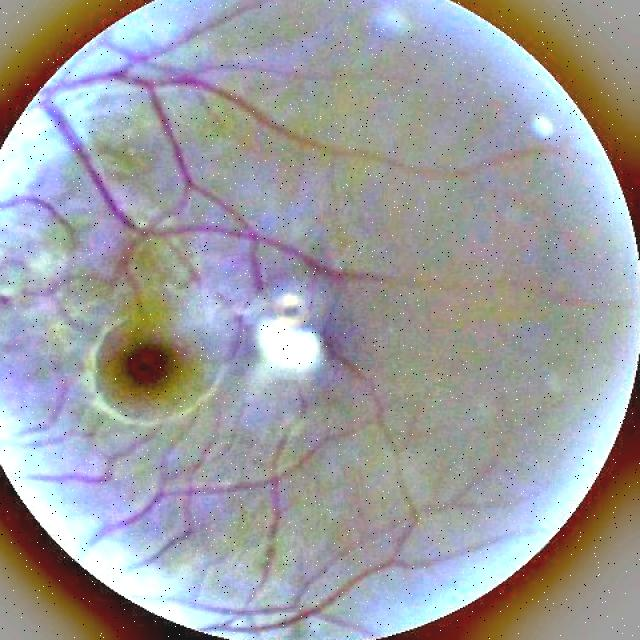
#> input picture data/dl-project-1.v2i.yolov12/train/images/141_right_jpeg.rf.1a1d3779342aadfd8a289c34bc73e7e0.jpg, 640 x 640 px
$ jupyter execute --allow-errors Final.ipynb   (shell and % lines are left out)
#> lines starting #> are read from the running program, lines starting #| are printed output that depends on the picture
<a href="https://colab.research.google.com/github/NeoRedcraft/dl-project-1/blob/main/jupyter_notebook/Final.ipynb" target="_parent"></a>

# Section 1: Introduction to the Problem

hello world

# Section 2: Dataset Description

[Provide a brief description of the dataset]

## Section 2.1 : Source of the dataset
[State the source of the dataset and how it was collected.]

[cell 1]
import os
import zipfile

# Clone the GitHub repository where the dataset is stored

# Define the path to the cloned repository
repo_path = 'dl-project-1' # This should match the directory name from cloning

# Define the path to the raw data directory within the repository
raw_data_path = os.path.join(repo_path, 'data/raw')

# List of zip files to extract
zip_files_to_extract = [
    'Age_Related_Macular_Degeneration.zip',
    'Hypertensive_Retinopathy.zip',
    'Normal_Fundus.zip',
    'Pathological_Myopia.zip'
]

# Define the directory where you want to extract the contents
extract_dir_base = os.path.join(repo_path, 'extracted_data') # Base directory for extraction

# Iterate through each zip file and extract it
for zip_file_name in zip_files_to_extract:
    zip_file_path = os.path.join(raw_data_path, zip_file_name)
    # Create a dedicated extraction directory for each zip file
    extract_dir = os.path.join(extract_dir_base, os.path.splitext(zip_file_name)[0])

    # Create the extraction directory if it doesn't exist
    os.makedirs(extract_dir, exist_ok=True)

    # Unzip the file
    try:
        with zipfile.ZipFile(zip_file_path, 'r') as zip_ref:
            zip_ref.extractall(extract_dir)
        print(f"Successfully extracted {zip_file_name} to: {extract_dir}")
    except FileNotFoundError:
        print(f"Error: Zip file not found at {zip_file_path}")
    except zipfile.BadZipFile:
        print(f"Error: Could not open or read the zip file at {zip_file_path}. It might be corrupted.")
    except Exception as e:
        print(f"An error occurred during extraction {zip_file_name}: {e}")

## Section 2.2: Dataset Structure
[Explain the dataset structure (number of images, labels, categories)]

[cell 2]
import os
import matplotlib.pyplot as plt

# Define the base directory where the zip files were extracted
extract_dir_base = 'dl-project-1/extracted_data' # This should match the extraction directory from the previous step

# List of the extracted directories (corresponding to the original zip files)
extracted_folders = [
    'Age_Related_Macular_Degeneration',
    'Hypertensive_Retinopathy',
    'Normal_Fundus',
    'Pathological_Myopia'
]

# Dictionary to store the count of files in each folder
folder_counts = {}

# Iterate through each extracted folder and count the files
for folder_name in extracted_folders:
    # Construct the path to the nested folder
    nested_folder_path = os.path.join(extract_dir_base, folder_name, folder_name) # Assuming the nested folder has the same name

    if os.path.exists(nested_folder_path):
        # Count files (excluding directories) in the nested folder
        file_count = len([f for f in os.listdir(nested_folder_path) if os.path.isfile(os.path.join(nested_folder_path, f))])
        folder_counts[folder_name] = file_count
        print(f"Count for '{folder_name}': {file_count}")
    else:
        print(f"Warning: Nested folder not found at {nested_folder_path}")
        folder_counts[folder_name] = 0 # Add with 0 count if folder not found


# Prepare data for the bar graph
labels = list(folder_counts.keys())
counts = list(folder_counts.values())

# Create a bar graph
plt.figure(figsize=(10, 7))
plt.bar(labels, counts, color=['blue', 'orange', 'red', 'green'])
plt.ylabel('Number of Images')
plt.title('Number of Images per Category')
plt.xticks(rotation=45, ha='right')
plt.tight_layout()
plt.show()
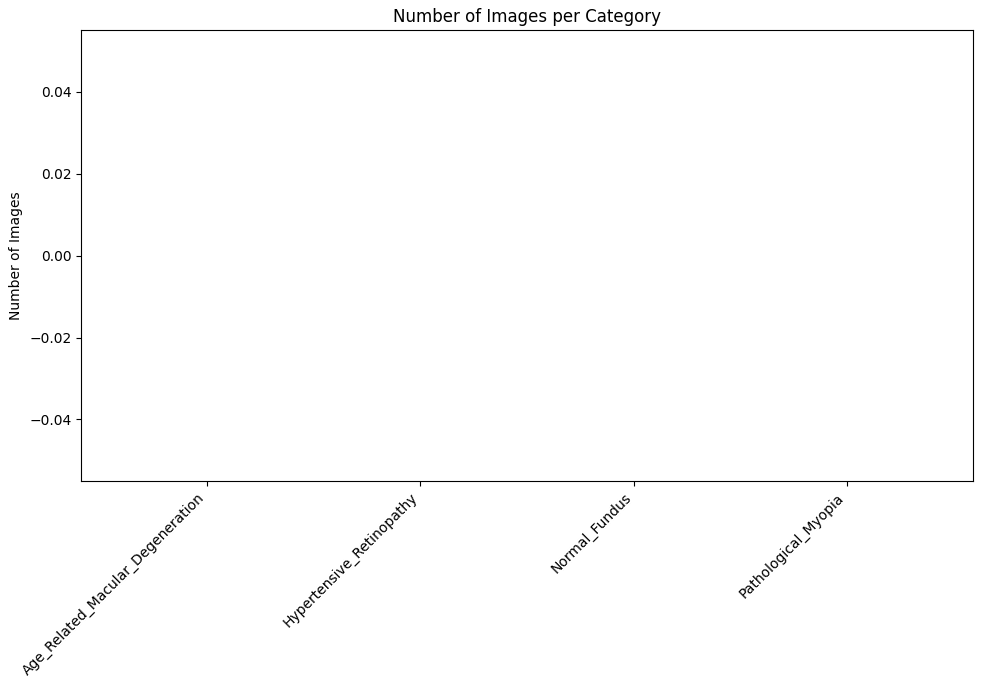
#> figure drawn by matplotlib, 1 panel

[cell 3]
# Prepare data for the pie chart
pie_labels = list(folder_counts.keys())
pie_sizes = list(folder_counts.values())

# Create a pie chart
plt.figure(figsize=(8, 8))
#> (the rest of this cell did not finish here and is left out)

[cell 4]
import os
from PIL import Image
import matplotlib.pyplot as plt
import numpy as np

# Initialize lists to store image attributes
resolutions = []
file_sizes = []

# Iterate through each extracted folder and collect attributes from images within the nested folder
for folder_name in extracted_folders:
    nested_folder_path = os.path.join(extract_dir_base, folder_name, folder_name) # Assuming the nested folder structure

    if os.path.exists(nested_folder_path):
        for filename in os.listdir(nested_folder_path):
            if filename.endswith(('.jpg', '.jpeg', '.png')):
                filepath = os.path.join(nested_folder_path, filename)

                # Get file size
                file_size_kb = os.path.getsize(filepath) / 1024  # in KB
                file_sizes.append(file_size_kb)

                try:
                    # Open image to get resolution
                    with Image.open(filepath) as img:
                        width, height = img.size
                        resolutions.append((width, height))
                except Exception as e:
                    print(f"Could not process image {filepath}: {e}")
    else:
        print(f"Warning: Nested folder not found for {folder_name} at {nested_folder_path}")


# Prepare data for histograms
widths = [res[0] for res in resolutions]
heights = [res[1] for res in resolutions]

# Create histograms
plt.figure(figsize=(15, 5))

# Histogram of Image Widths
plt.subplot(1, 3, 1)
plt.hist(widths, bins=50, color='skyblue', edgecolor='black')
plt.xlabel('Width (pixels)')
plt.ylabel('Frequency')
plt.title('Consistency of Image Widths')

# Histogram of Image Heights
plt.subplot(1, 3, 2)
plt.hist(heights, bins=50, color='lightgreen', edgecolor='black')
plt.xlabel('Height (pixels)')
plt.ylabel('Frequency')
plt.title('Consistency of Image Heights')

# Histogram of File Sizes
plt.subplot(1, 3, 3)
plt.hist(file_sizes, bins=50, color='salmon', edgecolor='black')
plt.xlabel('File Size (KB)')
plt.ylabel('Frequency')
plt.title('Consistency of File Sizes')

plt.tight_layout()
plt.show()
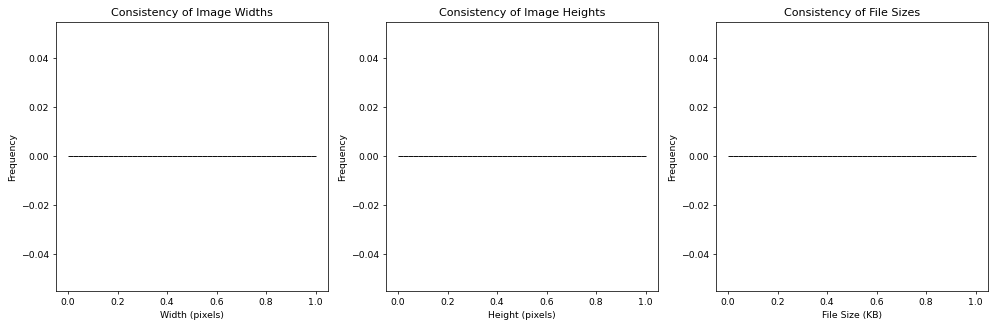
#> figure drawn by matplotlib, 3 panels

## Section 2.3: Preprocessing Steps
[Discuss any preprocessing steps applied (resizing, augmentation, annotation formats,
etc.)]

[cell 5]
import os
import matplotlib.pyplot as plt
from collections import defaultdict

# Change to the directory containing the dataset folders
%cd /content/dl-project-1/data/dl-project-1.v2i.yolov12

# Define the paths to the train, valid, and test image folders
train_images_path = 'train/images'
valid_images_path = 'valid/images'
test_images_path = 'test/images'

# Define the keywords to look for in image filenames for the other classes
amd_keyword = 'AMD'
hypertensive_keyword = 'Hypertensive-Retinopathy'
myopia_keyword = 'Pathological-Myopia'
normal_fundus_name = 'Normal Fundus'
other_class_keywords = [amd_keyword.lower(), hypertensive_keyword.lower(), myopia_keyword.lower()]

# Function to count images for the specific disease classes based on filename keywords
def count_disease_classes_by_filename(image_folder):
#> called with image_folder = 'train/images'
    class_counts = defaultdict(int)
    image_files = [f for f in os.listdir(image_folder) if f.endswith(('.jpg', '.jpeg', '.png'))]

    for image_filename in image_files:
        filename_lower = image_filename.lower()
        if amd_keyword.lower() in filename_lower:
            class_counts[amd_keyword] += 1
        elif hypertensive_keyword.lower() in filename_lower:
            class_counts[hypertensive_keyword] += 1
        elif myopia_keyword.lower() in filename_lower:
            class_counts[myopia_keyword] += 1

    return class_counts

# Function to count Normal Fundus images based on the absence of other class keywords in filename
def count_normal_fundus_by_filename(image_folder):
#> called with image_folder = 'train/images'
    normal_fundus_count = 0
    image_files = [f for f in os.listdir(image_folder) if f.endswith(('.jpg', '.jpeg', '.png'))]

    for image_filename in image_files:
        filename_lower = image_filename.lower()
        is_other_class = False
        for keyword in other_class_keywords:
            if keyword in filename_lower:
                is_other_class = True
                break
        if not is_other_class:
            normal_fundus_count += 1

    return normal_fundus_count


# Count classes in each split based on filenames
train_disease_counts = count_disease_classes_by_filename(train_images_path)
train_normal_fundus_count = count_normal_fundus_by_filename(train_images_path)

valid_disease_counts = count_disease_classes_by_filename(valid_images_path)
valid_normal_fundus_count = count_normal_fundus_by_filename(valid_images_path)

test_disease_counts = count_disease_classes_by_filename(test_images_path)
test_normal_fundus_count = count_normal_fundus_by_filename(test_images_path)


# Combine counts from all splits
total_class_counts = defaultdict(int)
all_class_names = [amd_keyword, hypertensive_keyword, myopia_keyword, normal_fundus_name]

# Sum disease counts
for class_name in [amd_keyword, hypertensive_keyword, myopia_keyword]:
    total_class_counts[class_name] = (
        train_disease_counts[class_name] +
        valid_disease_counts[class_name] +
        test_disease_counts[class_name]
    )

# Sum Normal Fundus counts
total_class_counts[normal_fundus_name] = (
    train_normal_fundus_count +
    valid_normal_fundus_count +
    test_normal_fundus_count
)


# Prepare data for the bar graph
labels = list(total_class_counts.keys())
counts = list(total_class_counts.values())

# Create a bar graph
plt.figure(figsize=(10, 7))
plt.bar(labels, counts, color=['blue', 'orange', 'green', 'red'])
plt.ylabel('Number of Instances')
plt.title('Number of Categories Across Dataset (Fig.1)')
plt.xticks(rotation=45, ha='right')
plt.tight_layout()
plt.show()
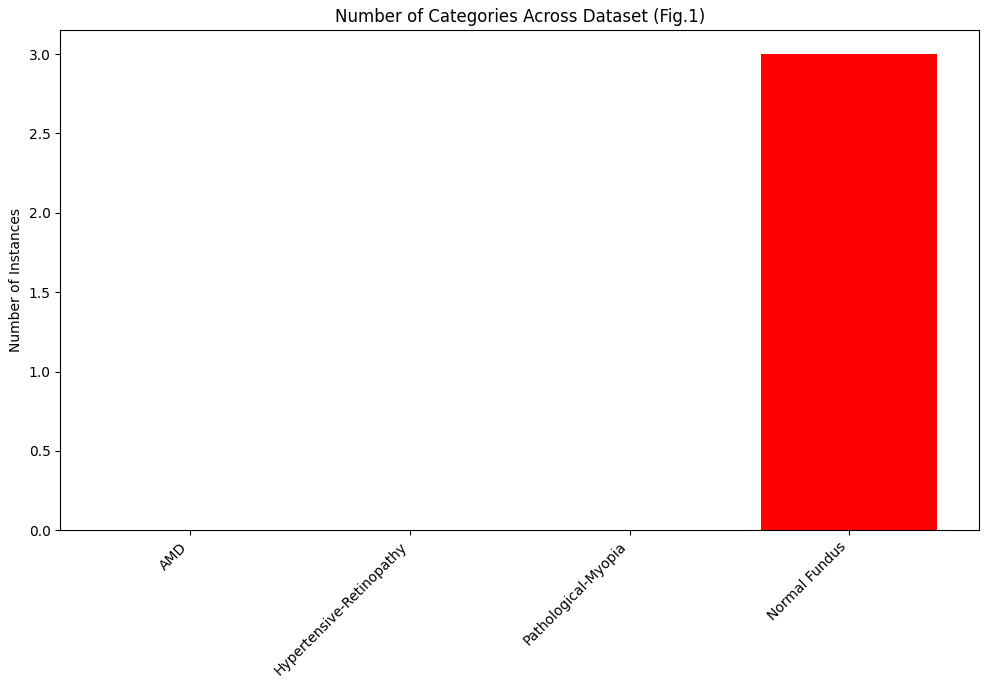
#> figure drawn by matplotlib, 1 panel; tallest bar 3 high, from x = 2.6 to 3.4

[cell 6]
# Prepare data for the pie chart
pie_labels = list(total_class_counts.keys())
pie_sizes = list(total_class_counts.values())

# Create a pie chart
plt.figure(figsize=(8, 8))
plt.pie(pie_sizes, labels=pie_labels, autopct='%1.1f%%', startangle=140)
plt.title('Distribution of Categories Across Dataset (Fig.2)')
plt.axis('equal')  # Equal aspect ratio ensures that pie is drawn as a circle.
plt.show()
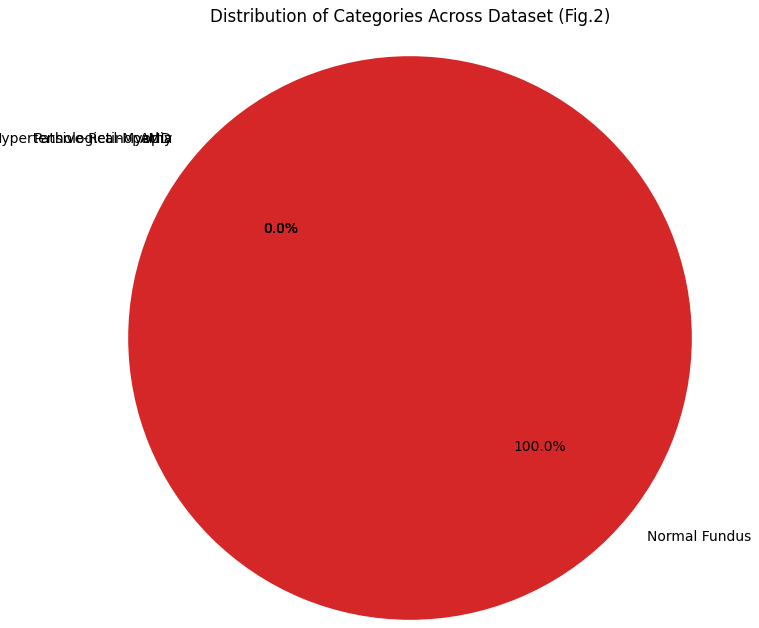
#> figure drawn by matplotlib, 1 panel

# Print total number for each class
print("Total number of instances for each class:")
for label, count in zip(pie_labels, pie_sizes):
    print(f"{label}: {count}")

[cell 7]
import os
from PIL import Image
import matplotlib.pyplot as plt
import numpy as np

# Define the paths to the train, valid, and test image folders
train_images_path = 'train/images'
valid_images_path = 'valid/images'
test_images_path = 'test/images'

# List of all image folders
image_folders = [train_images_path, valid_images_path, test_images_path]

# Initialize lists to store image attributes
resolutions = []
file_sizes = []
aspect_ratios = []

# Iterate through each image folder and collect attributes
for folder_path in image_folders:
    for filename in os.listdir(folder_path):
        if filename.endswith(('.jpg', '.jpeg', '.png')):
            filepath = os.path.join(folder_path, filename)

            # Get file size
            file_size_kb = os.path.getsize(filepath) / 1024  # in KB
            file_sizes.append(file_size_kb)

            try:
                # Open image to get resolution and calculate aspect ratio
                with Image.open(filepath) as img:
#> img is the input picture: PIL image 640x640 RGB; mean R, G, B 158.6, 158.2, 161.3
                    width, height = img.size
#> width = 640; height = 640
                    resolutions.append((width, height))
                    aspect_ratios.append(width / height)
            except Exception as e:
                print(f"Could not process image {filepath}: {e}")


# Prepare data for histograms
widths = [res[0] for res in resolutions]
#> widths = [640, 640, 640]
heights = [res[1] for res in resolutions]
#> heights = [640, 640, 640]

# Create histograms
plt.figure(figsize=(15, 5))

# Histogram of Image Widths
plt.subplot(1, 3, 1)
plt.hist(widths, bins=50, color='skyblue', edgecolor='black')
plt.xlabel('Width (pixels)')
plt.ylabel('Frequency')
plt.title('Consistency of Image Widths (Fig.3)')

# Histogram of Image Heights
plt.subplot(1, 3, 2)
plt.hist(heights, bins=50, color='lightgreen', edgecolor='black')
plt.xlabel('Height (pixels)')
plt.ylabel('Frequency')
plt.title('Consistency of Image Heights (Fig.4)')

# Histogram of File Sizes
plt.subplot(1, 3, 3)
plt.hist(file_sizes, bins=50, color='salmon', edgecolor='black')
plt.xlabel('File Size (KB)')
plt.ylabel('Frequency')
plt.title('Consistency of File Sizes (Fig.5)')

plt.tight_layout()
plt.show()
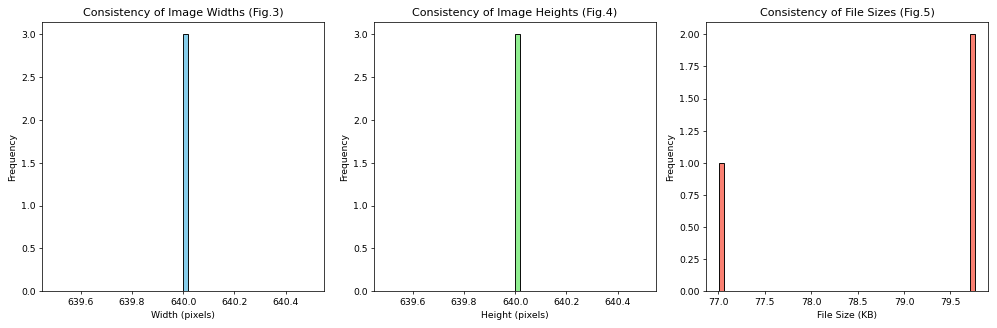
#> figure drawn by matplotlib, 3 panels; panel 1: tallest bar 3 high, from x = 640 to 640; panel 2: tallest bar 3 high, from x = 640 to 640; panel 3: tallest bar 2 high, from x = 79.71 to 79.77

# Section 3: Requirements

[insert text]

## Section 3.1: Python Libraries Used

[cell 8]
# Clone the YOLOv12 repository

# Using helper variable to seperate the two github repos
my_repo = "dl-project-1"
yolov12_repo = "yolov12"

# Change to the cloned yolov12 directory
os.chdir(yolov12_repo)
%cd yolov12 # Move into the YOLOv12 repository directory

#> (a cell that did not finish here is left out)

[cell 10]
# Ensures smooth installation of dependencies and prevents build errors.

[cell 11]
# Change directory to the YOLOv12 repository inside my project folder
os.chdir(my_repo)

# Section 4: Model Training

[Describe the model architecture and training pipeline.]

[cell 12]
from google.colab import drive
drive.mount('/content/drive')
%cd /content/drive/MyDrive/RetinaVision_YOLOv12

# Do not uncomment to avoid recloning!
# !git clone https://github.com/sunsmarterjie/yolov12.git

[cell 13]
%cd yolov12

[cell 14]
# uncomment if requirements.txt not found
# %%writefile requirements.txt
# torch==2.2.2
# torchvision==0.17.2
# timm==1.0.14
# albumentations==2.0.4
# pycocotools==2.0.7
# PyYAML==6.0.1
# scipy==1.13.0
# onnxslim==0.1.31
# onnxruntime-gpu==1.18.0
# gradio==4.44.1
# opencv-python==4.9.0.80
# psutil==5.9.8
# py-cpuinfo==9.0.0
# huggingface-hub==0.23.2
# safetensors==0.4.3
# numpy==1.26.4
# supervision==0.22.0

[cell 15]
%cd /content/drive/MyDrive/RetinaVision_YOLOv12/yolov12

[cell 16]
%cd /content/drive/MyDrive/RetinaVision_YOLOv12/yolov12

[cell 17]
%cd /content/drive/MyDrive/RetinaVision_YOLOv12/yolov12

## Section 4.1: Training Hyperparameters

[Show training hyperparameters (learning rate, batch size, epochs).]

[cell 18]
# Clone the GitHub repository where the dataset is stored
# !rm -rf dl-project-1
# !git clone https://github.com/NeoRedcraft/dl-project-1
# Define the path to the cloned repository
# repo_path = 'dl-project-1/data/dl-project-1.v2i.yolov12'

[cell 19]
# Just here to check if file updated
%cd /content/drive/MyDrive/RetinaVision_YOLOv12/yolov12/Test.v2i.yolov12 # Best mAP score of

[cell 20]
# Created to double check the dataset in use
import os
from collections import defaultdict
# Paths
dataset_root = '/content/drive/MyDrive/RetinaVision_YOLOv12/yolov12/Test.v2i.yolov12'#Fundus detection.v5i.yolov12
splits = ['train', 'valid', 'test']
class_names = ['AMD', 'Cataract', 'Pathological_Myopia']

total_image_counts = defaultdict(int)

for split in splits:
    label_dir = os.path.join(dataset_root, split, 'labels')
    class_image_counts = defaultdict(int)

    if not os.path.exists(label_dir):
        print(f"⚠️ No label folder found for {split}")
        continue

    for file in os.listdir(label_dir):
        if file.endswith('.txt'):
            class_ids_in_image = set()
            with open(os.path.join(label_dir, file), 'r') as f:
                for line in f:
                    class_id = int(line.strip().split()[0])
                    class_ids_in_image.add(class_id)
            for cid in class_ids_in_image:
                class_image_counts[cid] += 1
                total_image_counts[cid] += 1

    print(f"\n{split.upper()} SET:")
    for i, name in enumerate(class_names):
        print(f"  {name:<20}: {class_image_counts[i]} images")

print("\nTOTAL IMAGES PER CLASS (ALL SPLITS):")
for i, name in enumerate(class_names):
    print(f"  {name:<20}: {total_image_counts[i]} images")

#Record of dataset splits
#--------------------------------------------------------------------
# dataset_root = '/content/drive/MyDrive/RetinaVision_YOLOv12/yolov12/Test.v2i.yolov12'
# TRAIN SET:
#   AMD                 : 1017 images
#   Cataract            : 995 images
#   Pathological_Myopia : 793 images

# VALID SET:
#   AMD                 : 137 images
#   Cataract            : 110 images
#   Pathological_Myopia : 103 images

# TEST SET:
#   AMD                 : 122 images
#   Cataract            : 119 images
#   Pathological_Myopia : 109 images

# TOTAL IMAGES PER CLASS (ALL SPLITS):
#   AMD                 : 1276 images
#   Cataract            : 1224 images
#   Pathological_Myopia : 1005 images
#------------------------------------
